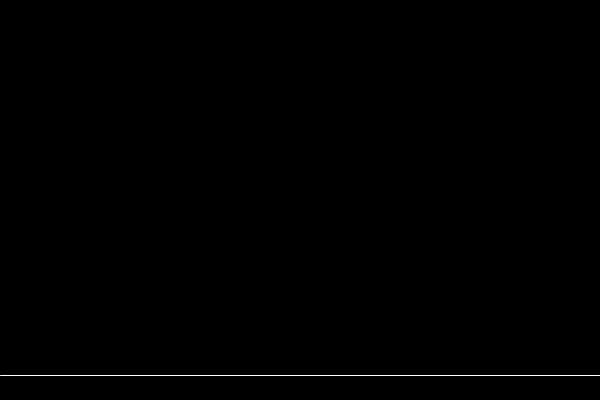
Frame 1 (no input)
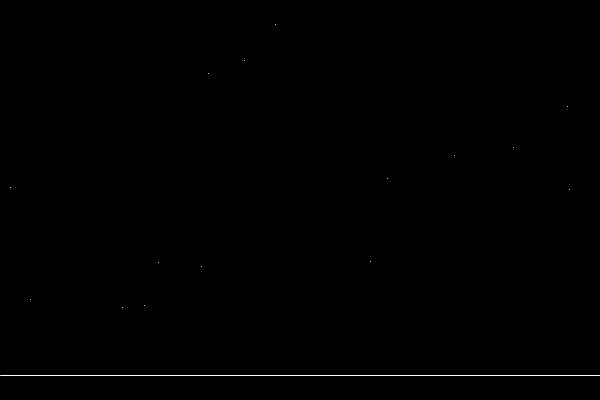
Frame 60 (the mouse pressed at the canvas centre just before this capture)
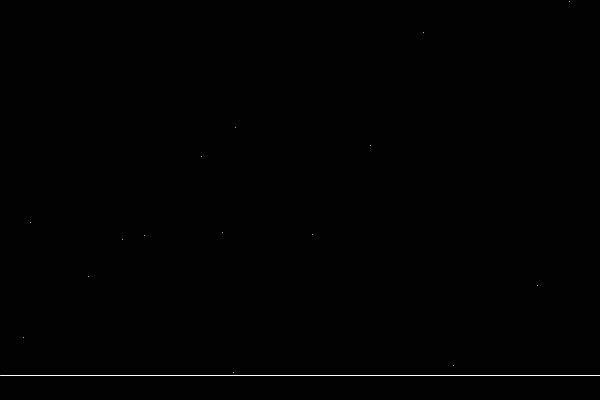
Frame 120 (the mouse held since frame 60 and released just before this capture)

The Processing sketch that drew these frames (run headless with seeded random() and noise(); from frame 60 on, the mouse is pressed at the canvas centre):

// Processing sketch: DailyRise
// ── DailyRise.pde
float ptsX[] = new float[15];
float ptsY[] = new float[15];
float decrem[] = new float[15];
float c;
boolean csign = true;

void setup() {
  size(600, 400);
  background(0, 0, 0);
  for (int i = 0; i < 15; i++) {
    ptsX[i] = random(1, (width - 1));
    ptsY[i] = (height - 25);
    decrem[i] = random(1, 10);
  }
}

void draw() {
  background(c, c, c);
  stroke(255, 255, 255);
  line(0, (height - 25), width, (height - 25));
  for (int j = 0; j < 15; j++) {
    point(ptsX[j], ptsY[j]);
    ptsY[j] -= decrem[j];
    if (ptsY[j] <= 0) {
      ptsX[j] = random(1, (width - 1));
      ptsY[j] = (height - 25);
      decrem[j] = random(1, 10);
      if (c < 170 && csign == true) {
        c += 0.2;
      } else if (csign == false && c > 0) {
        c -= 0.2;
      } else {
        csign = !csign;
      }
    }
  }
}
